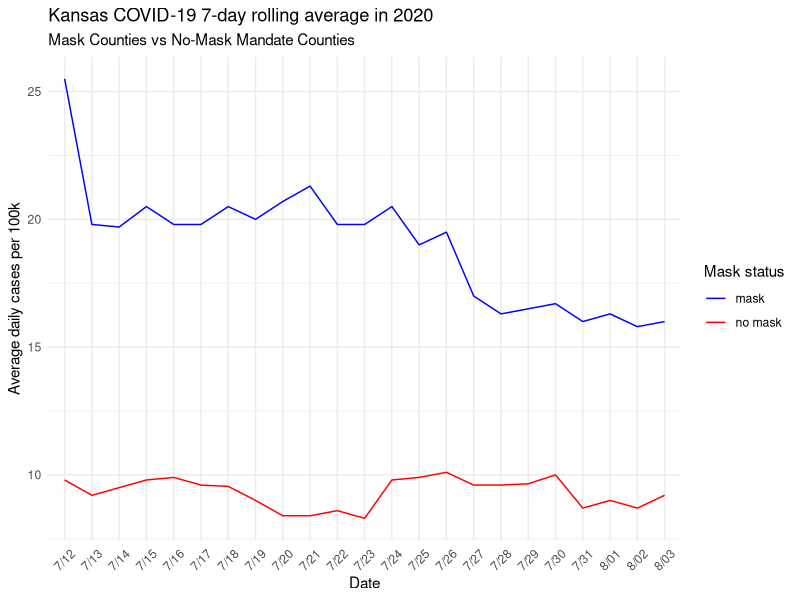
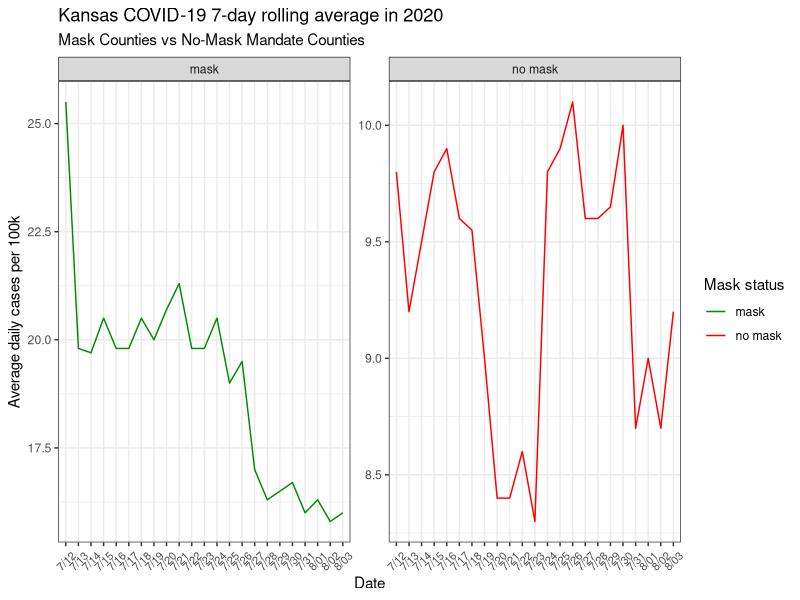
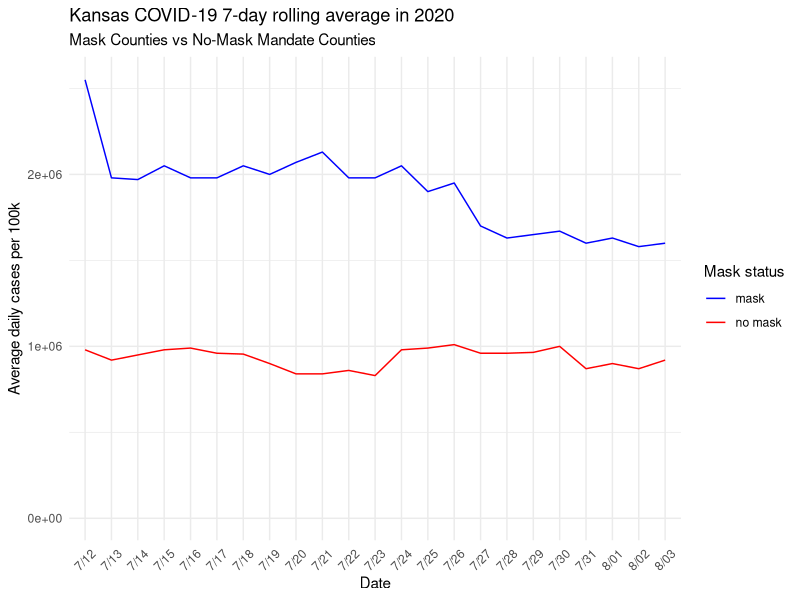
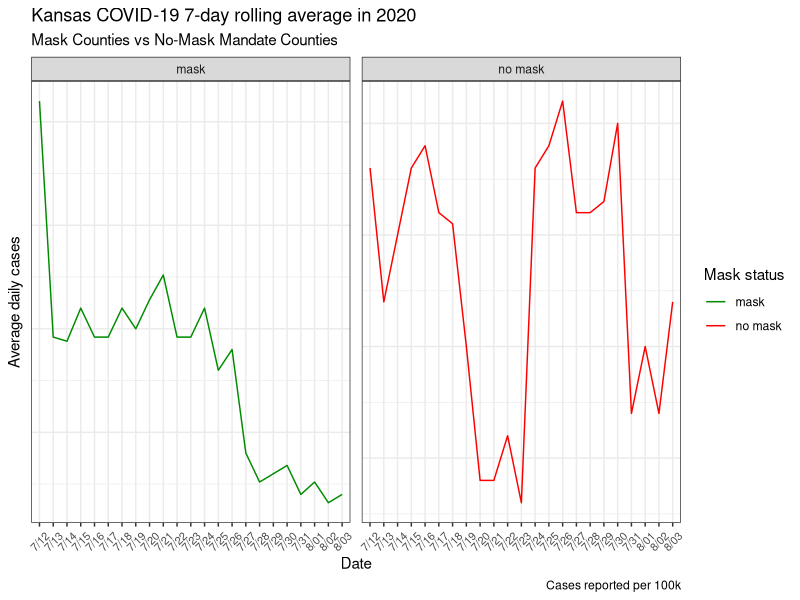

The R source for these figures, in order:
## ---- chunk 1
library(tidyverse)
library(ggplot2)
## ---- chunk 2

Kansas_Mask <- tribble(
  ~date, ~count, ~mask_status,
  "7/12", 25.5, "mask",
  "7/13", 19.8, "mask",
  "7/14", 19.7, "mask",
  "7/15", 20.5, "mask",
  "7/16", 19.8, "mask",
  "7/17", 19.8, "mask",
  "7/18", 20.5, "mask",
  "7/19", 20, "mask",
  "7/20", 20.7, "mask",
  "7/21", 21.3, "mask",
  "7/22", 19.8, "mask",
  "7/23", 19.8, "mask",
  "7/24", 20.5, "mask",
  "7/25", 19, "mask",
  "7/26", 19.5, "mask",
  "7/27", 17, "mask",
  "7/28", 16.3, "mask",
  "7/29", 16.5, "mask",
  "7/30", 16.7, "mask",
  "7/31", 16, "mask",
  "8/01", 16.3, "mask",
  "8/02", 15.8, "mask",
  "8/03", 16, "mask",
  "7/12", 9.8, "no mask",
  "7/13", 9.2, "no mask",
  "7/14", 9.5, "no mask",
  "7/15", 9.8, "no mask",
  "7/16", 9.9, "no mask",
  "7/17", 9.6, "no mask",
  "7/18", 9.55, "no mask",
  "7/19", 9, "no mask",
  "7/20", 8.4, "no mask",
  "7/21", 8.4, "no mask",
  "7/22", 8.6, "no mask",
  "7/23", 8.3, "no mask",
  "7/24", 9.8, "no mask",
  "7/25", 9.9, "no mask",
  "7/26", 10.1, "no mask",
  "7/27", 9.6, "no mask",
  "7/28", 9.6, "no mask",
  "7/29", 9.65, "no mask",
  "7/30", 10, "no mask",
  "7/31", 8.7, "no mask",
  "8/01", 9, "no mask",
  "8/02", 8.7, "no mask",
  "8/03", 9.2, "no mask",
)
Kansas_Mask

## ---- chunk 3

Kansas_Mask %>%
ggplot(aes(
  x = date,
  y = count,
  group = mask_status
))+
  geom_line(aes(color = mask_status))+
  theme_minimal()+
   scale_color_manual(values=c("blue", "red"))+
  labs(
    x = "Date",
    y = "Average daily cases per 100k",
    title = "Kansas COVID-19 7-day rolling average in 2020",
    subtitle = "Mask Counties vs No-Mask Mandate Counties",
    color = "Mask status"
  )+
  theme(axis.text.x = element_text(angle = 45, vjust = 0.5, hjust=.5))

## ---- chunk 4

Kansas_Mask %>%
ggplot( aes(
  x = date,
  y = count,
  group = mask_status,
  color = mask_status
))+
  facet_wrap(~mask_status, scales = "free")+
  scale_color_manual(values = c("green4","red")) +
  geom_line()+
  theme_bw()+
  labs(
    x = "Date",
    y = "Average daily cases per 100k",
    title = "Kansas COVID-19 7-day rolling average in 2020",
    subtitle = "Mask Counties vs No-Mask Mandate Counties",
    color = "Mask status"
  )+
  theme(axis.text.x = element_text(angle = 45, vjust = 0.5, hjust=.5, size = 8))

## ---- chunk 5
True_Kansas <- Kansas_Mask %>%
  mutate (true_count = Kansas_Mask$count * 100000)


True_Kansas %>%
ggplot(aes(
  x = date,
  y = true_count,
  group = mask_status
))+
  geom_line(aes(color = mask_status))+
  theme_minimal()+
   scale_color_manual(values=c("blue", "red"))+
  labs(
    x = "Date",
    y = "Average daily cases per 100k",
    title = "Kansas COVID-19 7-day rolling average in 2020",
    subtitle = "Mask Counties vs No-Mask Mandate Counties",
    color = "Mask status"
  )+
  theme(axis.text.x = element_text(angle = 45, vjust = 0.5, hjust=.5))+ 
   coord_cartesian(ylim = c(0, 2556000))

## ---- chunk 6

Kansas_Mask %>%
ggplot( aes(
  x = date,
  y = count,
  group = mask_status,
  color = mask_status
))+
  facet_wrap(~mask_status, scales = "free")+
  scale_color_manual(values = c("green4","red")) +
  geom_line()+
  theme_bw()+
  labs(
    x = "Date",
    y = "Average daily cases",
    title = "Kansas COVID-19 7-day rolling average in 2020",
    subtitle = "Mask Counties vs No-Mask Mandate Counties",
    color = "Mask status",
    caption = "Cases reported per 100k"
  )+
 theme(axis.text.x = element_text(angle = 45, vjust = 0.5, hjust=.5, size = 8),
        axis.text.y = element_blank(),
        axis.ticks.y = element_blank())


